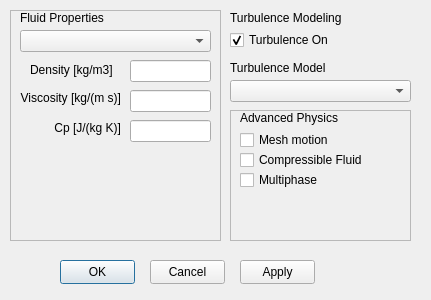
<?xml version="1.0" encoding="UTF-8"?>
<ui version="4.0">
 <class>physicalPropertiesDialog</class>
 <widget class="QDialog" name="physicalPropertiesDialog">
  <property name="geometry">
   <rect>
    <x>0</x>
    <y>0</y>
    <width>431</width>
    <height>300</height>
   </rect>
  </property>
  <property name="windowTitle">
   <string>Physical Properties</string>
  </property>
  <widget class="QCheckBox" name="checkBoxTurbulenceOn">
   <property name="geometry">
    <rect>
     <x>230</x>
     <y>30</y>
     <width>101</width>
     <height>20</height>
    </rect>
   </property>
   <property name="text">
    <string>Turbulence On</string>
   </property>
   <property name="checked">
    <bool>true</bool>
   </property>
  </widget>
  <widget class="QLabel" name="label_5">
   <property name="geometry">
    <rect>
     <x>230</x>
     <y>10</y>
     <width>121</width>
     <height>16</height>
    </rect>
   </property>
   <property name="text">
    <string>Turbulence Modeling</string>
   </property>
  </widget>
  <widget class="QComboBox" name="comboBoxTurbulenceModels">
   <property name="geometry">
    <rect>
     <x>230</x>
     <y>80</y>
     <width>181</width>
     <height>22</height>
    </rect>
   </property>
  </widget>
  <widget class="QLabel" name="label_6">
   <property name="geometry">
    <rect>
     <x>230</x>
     <y>60</y>
     <width>141</width>
     <height>16</height>
    </rect>
   </property>
   <property name="text">
    <string>Turbulence Model</string>
   </property>
  </widget>
  <widget class="QFrame" name="frame">
   <property name="geometry">
    <rect>
     <x>230</x>
     <y>110</y>
     <width>181</width>
     <height>131</height>
    </rect>
   </property>
   <property name="frameShape">
    <enum>QFrame::StyledPanel</enum>
   </property>
   <property name="frameShadow">
    <enum>QFrame::Sunken</enum>
   </property>
   <widget class="QLabel" name="label_7">
    <property name="geometry">
     <rect>
      <x>10</x>
      <y>0</y>
      <width>111</width>
      <height>16</height>
     </rect>
    </property>
    <property name="text">
     <string>Advanced Physics</string>
    </property>
   </widget>
   <widget class="QCheckBox" name="checkBoxDynamicMesh">
    <property name="geometry">
     <rect>
      <x>10</x>
      <y>20</y>
      <width>101</width>
      <height>20</height>
     </rect>
    </property>
    <property name="text">
     <string>Mesh motion</string>
    </property>
   </widget>
   <widget class="QCheckBox" name="checkBoxCompressibleFluid">
    <property name="geometry">
     <rect>
      <x>10</x>
      <y>40</y>
      <width>131</width>
      <height>20</height>
     </rect>
    </property>
    <property name="text">
     <string>Compressible Fluid</string>
    </property>
   </widget>
   <widget class="QCheckBox" name="checkBoxMultiphase">
    <property name="geometry">
     <rect>
      <x>10</x>
      <y>60</y>
      <width>131</width>
      <height>20</height>
     </rect>
    </property>
    <property name="text">
     <string>Multiphase</string>
    </property>
   </widget>
  </widget>
  <widget class="QPushButton" name="pushButtonOK">
   <property name="geometry">
    <rect>
     <x>60</x>
     <y>260</y>
     <width>75</width>
     <height>24</height>
    </rect>
   </property>
   <property name="text">
    <string>OK</string>
   </property>
  </widget>
  <widget class="QPushButton" name="pushButtonCancel">
   <property name="geometry">
    <rect>
     <x>150</x>
     <y>260</y>
     <width>75</width>
     <height>24</height>
    </rect>
   </property>
   <property name="text">
    <string>Cancel</string>
   </property>
  </widget>
  <widget class="QFrame" name="frame_3">
   <property name="geometry">
    <rect>
     <x>10</x>
     <y>10</y>
     <width>211</width>
     <height>231</height>
    </rect>
   </property>
   <property name="frameShape">
    <enum>QFrame::StyledPanel</enum>
   </property>
   <property name="frameShadow">
    <enum>QFrame::Sunken</enum>
   </property>
   <widget class="QLineEdit" name="lineEditNu">
    <property name="geometry">
     <rect>
      <x>120</x>
      <y>80</y>
      <width>81</width>
      <height>22</height>
     </rect>
    </property>
   </widget>
   <widget class="QLabel" name="label_3">
    <property name="geometry">
     <rect>
      <x>10</x>
      <y>80</y>
      <width>101</width>
      <height>16</height>
     </rect>
    </property>
    <property name="text">
     <string>Viscosity [kg/(m s)]</string>
    </property>
    <property name="alignment">
     <set>Qt::AlignRight|Qt::AlignTrailing|Qt::AlignVCenter</set>
    </property>
   </widget>
   <widget class="QLineEdit" name="lineEditRho">
    <property name="geometry">
     <rect>
      <x>120</x>
      <y>50</y>
      <width>81</width>
      <height>22</height>
     </rect>
    </property>
   </widget>
   <widget class="QLabel" name="label_2">
    <property name="geometry">
     <rect>
      <x>20</x>
      <y>50</y>
      <width>91</width>
      <height>20</height>
     </rect>
    </property>
    <property name="text">
     <string>Density [kg/m3]</string>
    </property>
   </widget>
   <widget class="QLabel" name="label_4">
    <property name="geometry">
     <rect>
      <x>10</x>
      <y>110</y>
      <width>101</width>
      <height>16</height>
     </rect>
    </property>
    <property name="text">
     <string>Cp [J/(kg K)]</string>
    </property>
    <property name="alignment">
     <set>Qt::AlignRight|Qt::AlignTrailing|Qt::AlignVCenter</set>
    </property>
   </widget>
   <widget class="QLabel" name="label">
    <property name="geometry">
     <rect>
      <x>10</x>
      <y>0</y>
      <width>91</width>
      <height>16</height>
     </rect>
    </property>
    <property name="text">
     <string>Fluid Properties</string>
    </property>
   </widget>
   <widget class="QComboBox" name="comboBoxFluids">
    <property name="geometry">
     <rect>
      <x>10</x>
      <y>20</y>
      <width>191</width>
      <height>22</height>
     </rect>
    </property>
    <property name="currentText">
     <string/>
    </property>
   </widget>
   <widget class="QLineEdit" name="lineEditCp">
    <property name="geometry">
     <rect>
      <x>120</x>
      <y>110</y>
      <width>81</width>
      <height>22</height>
     </rect>
    </property>
    <property name="text">
     <string/>
    </property>
   </widget>
  </widget>
  <widget class="QPushButton" name="pushButtonCancel_2">
   <property name="geometry">
    <rect>
     <x>240</x>
     <y>260</y>
     <width>75</width>
     <height>24</height>
    </rect>
   </property>
   <property name="text">
    <string>Apply</string>
   </property>
  </widget>
 </widget>
 <resources/>
 <connections/>
</ui>
